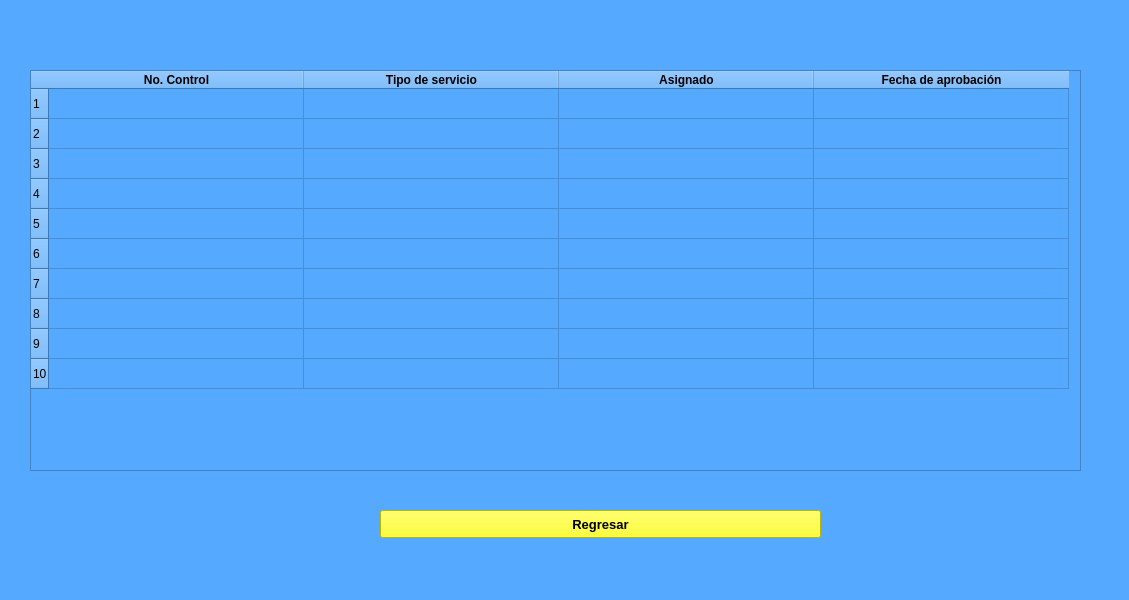
<?xml version="1.0" encoding="UTF-8"?>
<ui version="4.0">
 <class>OrdenesDeTrabajoAsignadas</class>
 <widget class="QMainWindow" name="OrdenesDeTrabajoAsignadas">
  <property name="geometry">
   <rect>
    <x>0</x>
    <y>0</y>
    <width>1129</width>
    <height>600</height>
   </rect>
  </property>
  <property name="windowTitle">
   <string>MainWindow</string>
  </property>
  <property name="styleSheet">
   <string notr="true">QWidget{
	background-color: rgb(85, 170, 255);
}
QPushButton{
	background-color: rgb(255, 255, 0);
}</string>
  </property>
  <widget class="QWidget" name="centralwidget">
   <widget class="QTableWidget" name="tableWidget_6">
    <property name="geometry">
     <rect>
      <x>30</x>
      <y>70</y>
      <width>1051</width>
      <height>401</height>
     </rect>
    </property>
    <property name="rowCount">
     <number>10</number>
    </property>
    <attribute name="horizontalHeaderDefaultSectionSize">
     <number>255</number>
    </attribute>
    <attribute name="horizontalHeaderHighlightSections">
     <bool>false</bool>
    </attribute>
    <row/>
    <row/>
    <row/>
    <row/>
    <row/>
    <row/>
    <row/>
    <row/>
    <row/>
    <row/>
    <column>
     <property name="text">
      <string>No. Control</string>
     </property>
     <property name="font">
      <font>
       <weight>75</weight>
       <bold>true</bold>
      </font>
     </property>
    </column>
    <column>
     <property name="text">
      <string>Tipo de servicio</string>
     </property>
     <property name="font">
      <font>
       <weight>75</weight>
       <bold>true</bold>
      </font>
     </property>
    </column>
    <column>
     <property name="text">
      <string>Asignado</string>
     </property>
     <property name="font">
      <font>
       <weight>75</weight>
       <bold>true</bold>
      </font>
     </property>
    </column>
    <column>
     <property name="text">
      <string>Fecha de aprobación</string>
     </property>
     <property name="font">
      <font>
       <weight>75</weight>
       <bold>true</bold>
      </font>
     </property>
    </column>
   </widget>
   <widget class="QPushButton" name="pushButton_4">
    <property name="geometry">
     <rect>
      <x>380</x>
      <y>510</y>
      <width>441</width>
      <height>28</height>
     </rect>
    </property>
    <property name="font">
     <font>
      <pointsize>10</pointsize>
      <weight>75</weight>
      <bold>true</bold>
     </font>
    </property>
    <property name="text">
     <string>Regresar</string>
    </property>
   </widget>
  </widget>
 </widget>
 <resources/>
 <connections/>
</ui>
